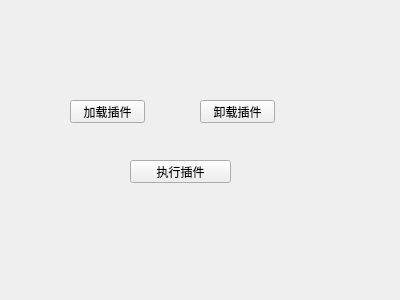
<?xml version="1.0" encoding="UTF-8"?>
<ui version="4.0">
 <class>Widget</class>
 <widget class="QWidget" name="Widget">
  <property name="geometry">
   <rect>
    <x>0</x>
    <y>0</y>
    <width>400</width>
    <height>300</height>
   </rect>
  </property>
  <property name="windowTitle">
   <string>Widget</string>
  </property>
  <widget class="QPushButton" name="pushButton_2">
   <property name="geometry">
    <rect>
     <x>200</x>
     <y>100</y>
     <width>75</width>
     <height>23</height>
    </rect>
   </property>
   <property name="text">
    <string>卸载插件</string>
   </property>
  </widget>
  <widget class="QPushButton" name="pushButton">
   <property name="geometry">
    <rect>
     <x>70</x>
     <y>100</y>
     <width>75</width>
     <height>23</height>
    </rect>
   </property>
   <property name="text">
    <string>加载插件</string>
   </property>
  </widget>
  <widget class="QPushButton" name="pushButton_3">
   <property name="geometry">
    <rect>
     <x>130</x>
     <y>160</y>
     <width>101</width>
     <height>23</height>
    </rect>
   </property>
   <property name="text">
    <string>执行插件</string>
   </property>
  </widget>
 </widget>
 <layoutdefault spacing="6" margin="11"/>
 <resources/>
 <connections/>
</ui>
